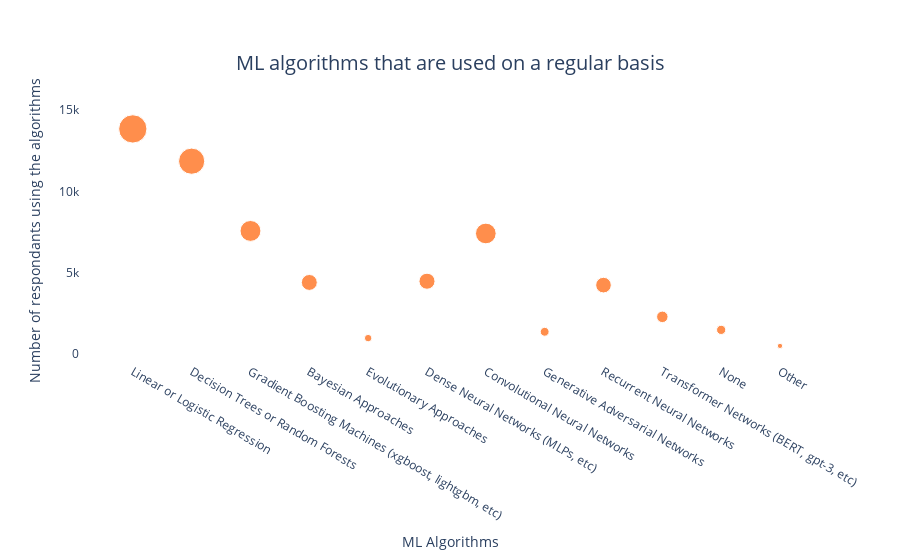

Source (notebook cell):
### Code cell
fig = px.scatter(
    x=q17_dictionary_of_counts_2021.keys(), 
    y=q17_dictionary_of_counts_2021.values(), 
    title='ML algorithms that are used on a regular basis',
    size=q17_dictionary_of_counts_2021.values(), 
    color_discrete_sequence=['#FF5F01'],
)
fig.update_layout(
    title={
        'y':0.9,
        'x':0.5,
        'xanchor': 'center',
        'yanchor': 'top',
        'font_size':20,
    },
    hoverlabel=dict(
    font_color="white",
)
    ,
    xaxis_title="ML Algorithms",
    yaxis_title="Number of respondants using the algorithms",
#     title_font_family="Serif",
    plot_bgcolor='rgba(0,0,0,0)'
    )
fig.show()

### Figure 1 — Plotly figure (JSON) as saved in the notebook; plotly's stock layout.template omitted (floating-point values rounded to 4 significant figures)
{"data": [{"hovertemplate": "x=%{x}<br>y=%{y}<br>size=%{marker.size}<extra></extra>", "legendgroup": "", "marker": {"color": "#FF5F01", "size": [13853, 11864, 7567, 4393, 964, 4469, 7411, 1354, 4229, 2274, 1471, 484], "sizemode": "area", "sizeref": 34.63, "symbol": "circle"}, "mode": "markers", "name": "", "orientation": "v", "showlegend": false, "type": "scatter", "x": ["Linear or Logistic Regression", "Decision Trees or Random Forests", "Gradient Boosting Machines (xgboost, lightgbm, etc)", "Bayesian Approaches", "Evolutionary Approaches", "Dense Neural Networks (MLPs, etc)", "Convolutional Neural Networks", "Generative Adversarial Networks", "Recurrent Neural Networks", "Transformer Networks (BERT, gpt-3, etc)", "None", "Other"], "xaxis": "x", "y": [13853, 11864, 7567, 4393, 964, 4469, 7411, 1354, 4229, 2274, 1471, 484], "yaxis": "y"}], "layout": {"hoverlabel": {"font": {"color": "white"}}, "legend": {"itemsizing": "constant", "tracegroupgap": 0}, "plot_bgcolor": "rgba(0,0,0,0)", "title": {"font": {"size": 20}, "text": "ML algorithms that are used on a regular basis", "x": 0.5, "xanchor": "center", "y": 0.9, "yanchor": "top"}, "xaxis": {"anchor": "y", "domain": [0, 1], "title": {"text": "ML Algorithms"}}, "yaxis": {"anchor": "x", "domain": [0, 1], "title": {"text": "Number of respondants using the algorithms"}}}}
